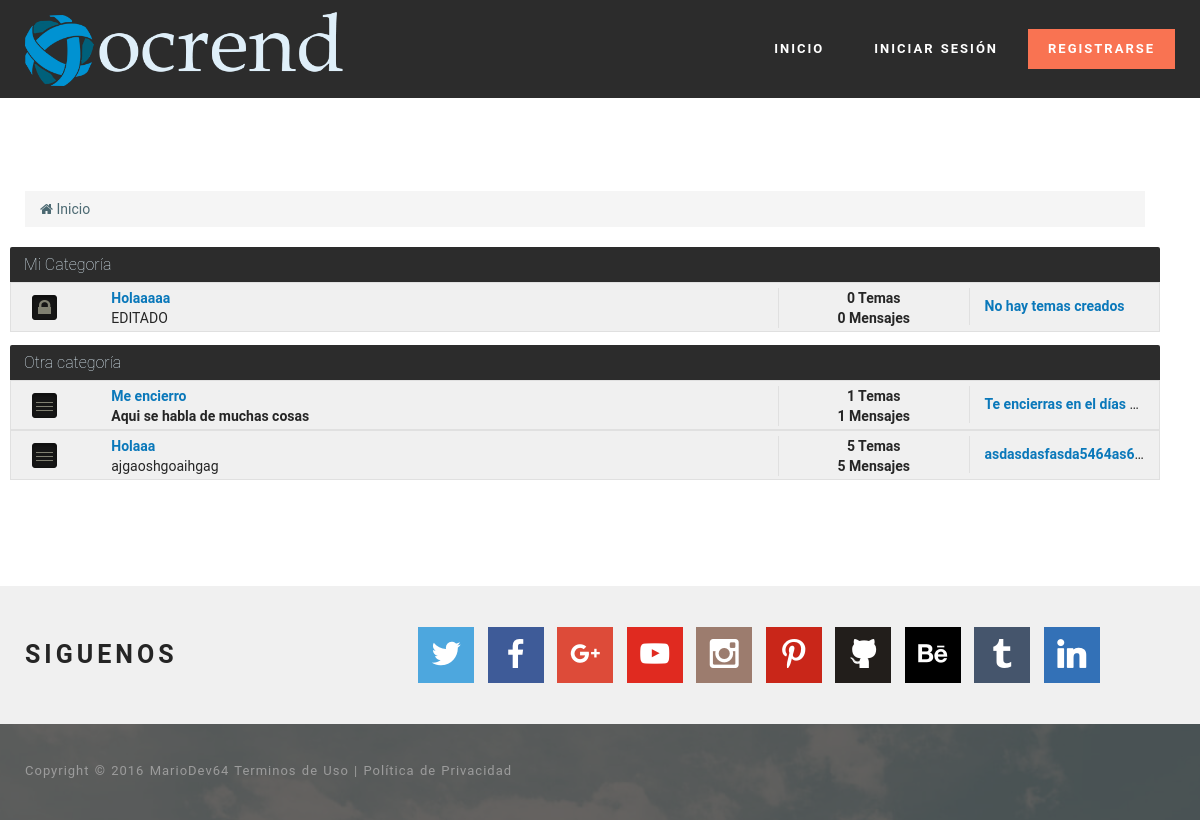
The page / on the database its author committed.
### tables this page shows
CREATE TABLE `categorias` (
  `id` int(11) NOT NULL,
  `nombre` varchar(255) NOT NULL
);

CREATE TABLE `foros` (
  `id` int(200) NOT NULL,
  `nombre` varchar(255) NOT NULL,
  `descrip` varchar(255) NOT NULL,
  `cantidad_mensajes` bigint(250) NOT NULL DEFAULT '0',
  `cantidad_temas` bigint(250) NOT NULL DEFAULT '0',
  `id_categoria` int(70) NOT NULL DEFAULT '1',
  `estado` int(1) NOT NULL DEFAULT '1',
  `ultimo_tema` varchar(255) NOT NULL,
  `id_ultimo_tema` bigint(255) NOT NULL
);

### core/controllers/indexController.php (called while the page is built, shortened)
<?php
$db = new Conexion();
include(HTML_DIR.'index/index.php');
?>

### core/bin/functions/Categorias.php (called while the page is built, shortened)
<?php
function Categorias() {
  $db = new Conexion();
  $sql = $db->query("SELECT * FROM categorias;");
  if($db->rows($sql) > 0) {
    while($data = $db->recorrer($sql)) {
      $categorias[$data['id']] = $data;
    }
  } else {
    $categorias = false;
  }
  return $categorias;
}
?>

### core/core.php (called while the page is built, shortened)
<?php
require('core/models/class.Conexion.php');
require('core/bin/functions/Categorias.php');
require('core/bin/functions/Foros.php');
require('core/bin/functions/UrlAmigable.php');
$_categorias = Categorias();
$_foros = Foros();
?>

### core/models/class.Conexion.php (called while the page is built, shortened)
<?php
class Conexion extends mysqli{
  public function rows($query){
    return mysqli_num_rows($query);
  }
  public function liberar($query){
    return mysqli_free_result($query);
  }
  public function recorrer($query){
    return mysqli_fetch_array($query);
  }
}
?>

### core/bin/functions/Foros.php (called while the page is built, shortened)
<?php
function Foros(){
  $db = new Conexion();
  $sql = $db->query("SELECT * FROM foros;");
  if($db->rows($sql) > 0){
    while ($data = $db->recorrer($sql)) {
      $foros[$data['id']] = $data;
    }
  }else{
    $foros = false;
  }
  return $foros;
}
?>

### core/bin/functions/UrlAmigable.php (called while the page is built)
<?php
function UrlAmigable($id,$titulo,$id_foro = null) {
  if(null == $id_foro) {
    $titulo = $id . '-' . $titulo;
  } else {
    $titulo = $id . '-' . $id_foro . '-' . $titulo;
  }
  $titulo = trim($titulo);
  $titulo = str_replace(
      array('á', 'à', 'ä', 'â', 'ª', 'Á', 'À', 'Â', 'Ä'),
      'a',
      $titulo
  );
  $titulo = str_replace(
      array('é', 'è', 'ë', 'ê', 'É', 'È', 'Ê', 'Ë'),
      'e',
      $titulo
  );
  $titulo = str_replace(
      array('í', 'ì', 'ï', 'î', 'Í', 'Ì', 'Ï', 'Î'),
      'i',
      $titulo
  );
  $titulo = str_replace(
      array('ó', 'ò', 'ö', 'ô', 'Ó', 'Ò', 'Ö', 'Ô'),
      'o',
      $titulo
  );
  $titulo = str_replace(
      array('ú', 'ù', 'ü', 'û', 'Ú', 'Ù', 'Û', 'Ü'),
      'u',
      $titulo
  );
  $titulo = str_replace(
      array('ñ', 'Ñ', 'ç', 'Ç'),
      array('n', 'N', 'c', 'C',),
      $titulo
  );
    $titulo = str_replace(
        array("\\", "¨", "º", "-", "~",
             "#", "@", "|", "!", "\"",
             "·", "$", "%", "&", "/",
             "(", ")", "?", "'", "¡",
             "¿", "[", "^", "`", "]",
             "+", "}", "{", "¨", "´",
             ">", "< ", ";", ",", ":",
             ".", " "),
        '-',
        $titulo
    );
  return $titulo;
}
?>

### html/index/index.php (the view, shortened to what this page needs)
<?php include(HTML_DIR . 'overall/header.php'); ?>
<body>
<?php include(HTML_DIR . '/overall/topnav.php'); ?>
<section class="mbr-section mbr-after-navbar">
  <div class="mbr-section__container container mbr-section__container--isolated">
  <div class="row container">
      <ol class="breadcrumb">
        <li><a href="?view=index"><i class="fa fa-home"></i> Inicio</a></li>
      </ol>
  </div>
  <?php
    if(false != $_categorias){
      $prepare_sql = $db->prepare("SELECT id FROM foros WHERE id_categoria = ?;");
      $prepare_sql->bind_param('i', $id_categoria);
      foreach($_categorias as $id_categoria => $array_categoria){
        $prepare_sql->execute();
        $prepare_sql->store_result();
        echo '<div class="row categorias_con_foros">
          <div class="col-sm-12">
              <div class="row titulo_categoria">'.$_categorias[$id_categoria]['nombre'].'</div>';
        if($prepare_sql->num_rows > 0){
          $prepare_sql->bind_result($id_del_foro);
          while($prepare_sql->fetch()){
            if($_foros[$id_del_foro]['estado'] == 1){
              $extension = '.png';
            }else{
              $extension = '_bloqueado.png';
            }
            if (empty($_foros[$id_del_foro]['ultimo_tema'])) {
              $ultimo_tema = '<a href="#"> No hay temas creados</a>';
            }else{
              $ultimo_tema = '<a href="temas/'.UrlAmigable($_foros[$id_del_foro]['id_ultimo_tema'],$_foros[$id_del_foro]['ultimo_tema'],$id_del_foro).'">'.$_foros[$id_del_foro]['ultimo_tema'].'</a>';
            }
            echo '<div class="row foros">
                     <div class="col-md-1" style="height:50px;line-height: 37px;">
                       <img src="views/app/images/foros/foro_leido'.$extension.'" />
                     </div>
                     <div class="col-md-7 puntitos" style="padding-left: 0px;">
                       <a href="foros/'.UrlAmigable($id_del_foro,$_foros[$id_del_foro]['nombre']).'">'.$_foros[$id_del_foro]['nombre'].'</a><br />
                       '.$_foros[$id_del_foro]['descrip'].'
                     </div>
                     <div class="col-md-2 left_border" style="text-align: center;font-weight: bold;">
                       '.number_format($_foros[$id_del_foro]['cantidad_temas'],0,',','.').' Temas<br />
                       '.number_format($_foros[$id_del_foro]['cantidad_mensajes'],0,',','.').' Mensajes
                     </div>
                     <div class="col-md-2 left_border puntitos" style="line-height: 37px;">
                       '.$ultimo_tema.'
                     </div>
                 </div>';
              }
        }else{
          echo '<div class="row foros">
                  <div class="col-md-12" style="height:50px;line-height: 37px;">
                    No existe ningún foro
                  </div>
                </div>';
        }
        echo' </div>
            </div>';
      }
    }
  ?>
  </div>
</section>
<?php include(HTML_DIR . 'overall/footer.php'); ?>
</body>
</html>

### views/mobirise/css/style.css (style rules this page uses)
html { position: relative; min-height: 100%; }
.mbr-after-navbar:before { content: ""; display: block; height: 98px; }
.mbr-section { padding: 0 20px; }
.mbr-section__container { padding: 0; position: relative; z-index: 3; }
.mbr-section__container--isolated { padding-bottom: 93px; padding-top: 93px; }

### views/app/css/format.css (style rules this page uses)
.titulo_categoria { background-color: #2c2c2c; color: #dfeff9; font-weight: 100; font-size: 16px; width: 100%; height: 35px; line-height: 35px; padding-left: 14px; border-top-left-radius: 2px; border-top-right-radius: 2px; -moz-border-top-left-radius: 2px; -mozborder-top-right-radius: 2px; -webkit-border-top-left-radius: 2px; -webkit-border-top-right-radius: 2px; }
.categorias_con_foros { margin-bottom: 7px; }
.foros { width: 100%; padding-left: 5px; background: #f0f0f0; border: 1px solid #e0e0e0; max-height: 50px; padding-top: 5px; }
.foros div.left_border { border-left: 1px solid #e0e0e0; }
.foros div a { color: #0a78ba; font-weight: bold; }
.puntitos { overflow:hidden; white-space:nowrap; text-overflow: ellipsis; }
a { cursor: pointer; text-decoration: none; }

### rows shown on the page
categorias: nombre "Mi Categoría"
foros: shows a picture, id+nombre "Holaaaaa", id+descrip "EDITADO", id+cantidad_temas "0", id+cantidad_mensajes "0", shows "No hay temas creados"
categorias: nombre "Otra categoría"
foros: id+nombre "Me encierro", id+descrip "Aqui se habla de muchas cosas", id+cantidad_temas "1", id+cantidad_mensajes "1", id+ultimo_tema "Te encierras en el días…"
foros: id+nombre "Holaaa", id+descrip "ajgaoshgoaihgag", id+cantidad_temas "5", id+cantidad_mensajes "5", id+ultimo_tema "asdasdasfasda5464as6…"

### other values the page prints
COPY_RIGHT "Copyright © 2016 MarioDev64"
